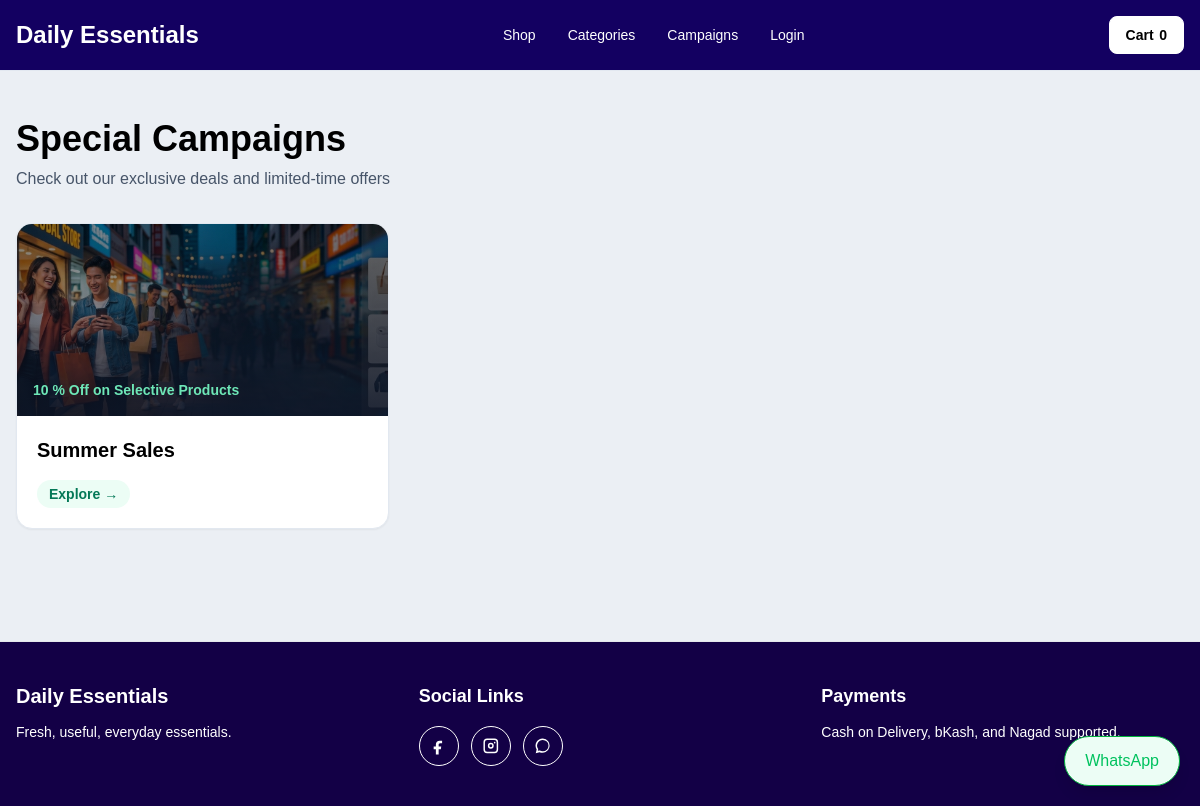
Page /campaigns/ on the committed database.
### settings_manager/models.py (models this page shows, shortened)
class SEOFields(models.Model):
    seo_title = models.CharField(max_length=160, blank=True)
    meta_description = models.TextField(blank=True)
    meta_keywords = models.CharField(max_length=255, blank=True)
    og_image = models.ImageField(upload_to="seo/", blank=True, null=True)
    class Meta:
        abstract = True

class SiteSettings(SEOFields):
    class FontFamily(models.TextChoices):
        INTER = "Inter, Arial, sans-serif", "Inter / Arial"
        POPPINS = "Poppins, Arial, sans-serif", "Poppins"
        ROBOTO = "Roboto, Arial, sans-serif", "Roboto"
        LATO = "Lato, Arial, sans-serif", "Lato"
        GEORGIA = "Georgia, serif", "Georgia"
        SYSTEM = "system-ui, sans-serif", "System UI"
    site_name = models.CharField(
        max_length=120,
        default="Daily Essentials"
    )
    font_family = models.CharField(
        max_length=120,
        choices=FontFamily.choices,
        default=FontFamily.POPPINS,
    )
    body_bg_color = models.CharField(
        max_length=7,
        default="#f8fafc"
    )
    body_text_color = models.CharField(
        max_length=7,
        default="#0f172a"
    )
    heading_color = models.CharField(
        max_length=7,
        default="#0f172a"
    )
    link_color = models.CharField(
        max_length=7,
        default="#047857"
    )
    link_hover_color = models.CharField(
        max_length=7,
        default="#065f46"
    )
    header_bg_color = models.CharField(
        max_length=7,
        default="#ffffff"
    )
    header_text_color = models.CharField(
        max_length=7,
        default="#0f172a"
    )
    header_nav_color = models.CharField(
        max_length=7,
        default="#0f172a"
    )
    header_nav_hover_color = models.CharField(
        max_length=7,
        default="#047857"
    )
    mobile_menu_icon_color = models.CharField(
        max_length=7,
        default="#0f172a"
    )
    header_cart_bg_color = models.CharField(
        max_length=7,
        default="#047857"
    )
    header_cart_text_color = models.CharField(
        max_length=7,
        default="#ffffff"
    )
    header_cart_hover_bg_color = models.CharField(
        max_length=7,
        default="#065f46"
    )
    body_button_bg_color = models.CharField(
        max_length=7,
        default="#047857"
    )
    body_button_text_color = models.CharField(
        max_length=7,
        default="#ffffff"
    )
    body_button_border_color = models.CharField(
        max_length=7,
        default="#047857"
    )
    body_button_hover_bg_color = models.CharField(
        max_length=7,
        default="#065f46"
    )
    body_button_hover_text_color = models.CharField(
        max_length=7,
        default="#ffffff"
    )
    banner_text_color = models.CharField(
        max_length=7,
        default="#ffffff"
    )
    banner_button_text_color = models.CharField(
        max_length=7,
        default="#ffffff"
    )
    footer_bg_color = models.CharField(
        max_length=7,
        default="#ffffff"
    )
    footer_heading_color = models.CharField(
        max_length=7,
        default="#0f172a"
    )
    footer_text_color = models.CharField(
        max_length=7,
        default="#475569"
    )
    footer_link_color = models.CharField(
        max_length=7,
        default="#047857"
    )
    footer_link_hover_color = models.CharField(
        max_length=7,
        default="#065f46"
    )
    footer_social_icon_color = models.CharField(
        max_length=7,
        default="#0f172a"
    )
    footer_social_icon_hover_bg = models.CharField(
        max_length=7,
        default="#047857"
    )
    footer_social_icon_hover_text = models.CharField(
        max_length=7,
        default="#ffffff"
    )
    show_product_shipping_info = models.BooleanField(
        default=True,
        help_text="Show shipping and returns information on product detail pages"
    )
    show_free_shipping_info = models.BooleanField(
        default=True,
        help_text="Show 'Free shipping' message"
    )
    show_cash_on_delivery_info = models.BooleanField(
        default=True,
        help_text="Show 'Cash on delivery' message"
    )
    show_easy_returns_info = models.BooleanField(
        default=True,
        help_text="Show 'Easy returns' message"
    )
    primary_color = models.CharField(
        max_length=7,
        default="#047857"
    )
    secondary_color = models.CharField(
        max_length=7,
        default="#0f172a"
    )
    accent_color = models.CharField(
        max_length=7,
        default="#e11d48"
    )
    facebook_pixel_id = models.CharField(
        max_length=80,
        blank=True
    )
    google_analytics_id = models.CharField(
        max_length=80,
        blank=True
    )
    custom_header_scripts = models.TextField(blank=True)
    custom_footer_scripts = models.TextField(blank=True)
    facebook_url = models.URLField(blank=True)
    instagram_url = models.URLField(blank=True)
    tiktok_url = models.URLField(blank=True)
    youtube_url = models.URLField(blank=True)
    whatsapp_number = models.CharField(
        max_length=32,
        blank=True
    )
    email_enabled = models.BooleanField(default=False)
    class Meta:
        verbose_name = "Site Settings"
        verbose_name_plural = "Site Settings"
    @classmethod
    def load(cls):
        obj, _ = cls.objects.get_or_create(pk=1)
        return obj

### campaigns/models.py (models this page shows, shortened)
class Campaign(SEOFields):
    title = models.CharField(max_length=160)
    slug = models.SlugField(unique=True)
    banner_image = models.ImageField(
        upload_to="campaigns/",
        blank=True,
        null=True,
        help_text="Recommended: JPG, PNG, or WebP. Use a wide campaign banner around 1920x700px.",
    )
    offer_text = models.CharField(max_length=220, blank=True)
    discount_percentage = models.PositiveIntegerField(
        default=0,
        validators=[MinValueValidator(0), MaxValueValidator(100)],
        help_text="Optional numeric discount badge shown on assigned product images. Example: enter 10 for 10% OFF.",
    )
    products = models.ManyToManyField(Product, blank=True, related_name="campaigns")
    is_active = models.BooleanField(default=True)
    starts_at = models.DateTimeField(blank=True, null=True)
    ends_at = models.DateTimeField(blank=True, null=True)
    created_at = models.DateTimeField(auto_now_add=True)
    class Meta:
        ordering = ["-created_at"]
    def get_absolute_url(self):
        return reverse("campaigns:detail", args=[self.slug])

### campaigns/views.py (the view)
# urls.py: path("", views.campaign_list, name="list"),
def campaign_list(request):
    campaigns = Campaign.objects.filter(is_active=True).prefetch_related("products")
    return render(request, "campaigns/campaign_list.html", {"campaigns": campaigns, "page_title": "Campaigns"})

### cart/cart.py (called while the page is built, shortened)
    def __iter__(self):
        product_ids = [item.get("product_id", key.split(":")[0]) for key, item in self.cart.items()]
        products = Product.objects.filter(id__in=product_ids)
        product_map = {str(product.id): product for product in products}

    def __len__(self):
        return sum(item["quantity"] for item in self.cart.values())

    def total(self):
        return sum((item["line_total"] for item in self), Decimal("0.00"))

### cart/context_processors.py (called while the page is built)
def cart_summary(request):
    cart = Cart(request)
    return {"cart_item_count": len(cart), "cart_total": cart.total()}

### templates/campaigns/campaign_list.html
{% extends "base.html" %}
{% block content %}
<section class="mx-auto max-w-7xl px-4 py-12">
  <div class="mb-8">
    <h1 class="text-4xl font-bold">Special Campaigns</h1>
    <p class="mt-2 text-slate-600">Check out our exclusive deals and limited-time offers</p>
  </div>
  <div class="grid gap-6 md:grid-cols-2 lg:grid-cols-3">
    {% for campaign in campaigns %}
      <a href="{{ campaign.get_absolute_url }}" class="group overflow-hidden rounded-2xl border border-slate-200 bg-white shadow-sm transition hover:shadow-lg hover:border-emerald-400">
        <div class="relative h-48 overflow-hidden bg-slate-100">
          {% if campaign.banner_image %}<img src="{{ campaign.banner_image.url }}" alt="{{ campaign.title }}" class="h-full w-full object-cover transition duration-300 group-hover:scale-110">{% endif %}
          <div class="absolute inset-0 bg-gradient-to-t from-slate-900/80 to-transparent"></div>
          <div class="absolute bottom-0 left-0 right-0 p-4 text-white">
            <p class="text-sm font-semibold text-emerald-300">{{ campaign.offer_text }}</p>
          </div>
        </div>
        <div class="p-5">
          <h2 class="text-xl font-bold text-slate-900">{{ campaign.title }}</h2>
          <div class="mt-4 inline-block rounded-full bg-emerald-50 px-3 py-1 text-sm font-semibold text-emerald-700">Explore →</div>
        </div>
      </a>
    {% empty %}
      <div class="col-span-full rounded-lg border border-slate-200 bg-slate-50 py-12 text-center">
        <p class="text-slate-600">No active campaigns at the moment. Check back soon!</p>
      </div>
    {% endfor %}
  </div>
</section>
{% endblock %}

### templates/base.html (shortened to what this page needs)
{% load static %}
<!doctype html>
<html lang="en">
<head>
  <script src="https://cdn.tailwindcss.com"></script>
  <link rel="stylesheet" href="{% static 'css/site.css' %}">
</head>
<body class="site-theme">
  <header class="site-navbar sticky top-0 z-50 border-b border-slate-200">
    <div class="mx-auto flex max-w-7xl items-center justify-between px-4 py-4">
      <a href="{% url 'home' %}" class="site-brand text-2xl font-bold">
        {{ site_settings.site_name }}
      </a>
      <nav class="hidden items-center gap-8 text-sm font-medium md:flex">
        <a href="{% url 'products:shop' %}" class="site-nav-link">
          Shop
        </a>
        <a href="{% url 'categories:list' %}" class="site-nav-link">
          Categories
        </a>
        <a href="{% url 'campaigns:list' %}" class="site-nav-link">
          Campaigns
        </a>
        {% if user.is_authenticated %}
          <a href="{% url 'customers:dashboard' %}" class="site-nav-link">
            My Account
          </a>
        {% else %}
          <a href="{% url 'customers:login' %}" class="site-nav-link">
            Login
          </a>
        {% endif %}
      </nav>
      <div class="flex items-center gap-3">
          <a href="{% url 'cart:detail' %}" class="site-cart-btn rounded-lg px-4 py-2 text-sm font-semibold transition">
              <span class="hidden sm:inline">Cart </span>
              <span class="font-bold">{{ cart_item_count }}</span>
          </a>
      </div>
    </div>
  </header>
  <main>
    {% block content %}
    {% endblock %}
  </main>
  <footer class="site-footer mt-16 border-t">
    <div class="mx-auto grid max-w-7xl gap-10 px-4 py-10 md:grid-cols-3">
      <div>
        <h2 class="site-footer-heading text-xl font-bold">
          {{ site_settings.site_name }}
        </h2>
        <p class="mt-3 text-sm">
          Fresh, useful, everyday essentials.
        </p>
      </div>
      <div>
        <h3 class="site-footer-heading text-lg font-semibold">
          Social Links
        </h3>
        <div class="mt-4 flex flex-wrap gap-3">
          {% if site_settings.facebook_url %}
            <a href="{{ site_settings.facebook_url }}"
              class="social-icon-link"
              aria-label="Facebook"
              target="_blank"
              rel="noopener">
              <svg viewBox="0 0 24 24" fill="currentColor" class="h-5 w-5">
                <path d="M14 8.5h2.5V5.2A17 17 0 0 0 13.3 5C10.1 5 8 6.9 8 10.3V13H5v3.7h3V24h3.8v-7.3h3l.5-3.7h-3.5v-2.3c0-1.1.3-2.2 2.2-2.2Z"/>
              </svg>
            </a>
          {% endif %}
          {% if site_settings.instagram_url %}
            <a href="{{ site_settings.instagram_url }}"
              class="social-icon-link"
              aria-label="Instagram"
              target="_blank"
              rel="noopener">
            </a>
          {% endif %}
          {% if site_settings.whatsapp_number %}
            <a href="https://wa.me/{{ site_settings.whatsapp_number }}"
              class="social-icon-link"
              aria-label="WhatsApp"
              target="_blank"
              rel="noopener">
              <svg viewBox="0 0 24 24" fill="currentColor" class="h-5 w-5">
                <path d="M12 2a9.8 9.8 0 0 0-8.4 14.9L2.4 22l5.2-1.2A9.8 9.8 0 1 0 12 2Zm0 2a7.8 7.8 0 0 1 0 15.6 7.7 7.7 0 0 1-4-1.1l-.4-.2-2.4.6.6-2.4-.3-.4A7.8 7.8 0 0 1 12 4Z"/>
              </svg>
            </a>
          {% endif %}
        </div>
      </div>
      <div>
        <h3 class="site-footer-heading text-lg font-semibold">
          Payments
        </h3>
        <p class="mt-3 text-sm">
          Cash on Delivery, bKash, and Nagad supported.
        </p>
      </div>
    </div>
  </footer>
  {% if site_settings.whatsapp_number %}
    <a href="https://wa.me/{{ site_settings.whatsapp_number }}"
       class="site-btn fixed bottom-5 right-5 z-50 rounded-full px-5 py-3 shadow-lg">
      WhatsApp
    </a>
  {% endif %}
</body>
</html>

### static/css/site.css (style rules this page uses)
*, *::before, *::after { box-sizing: border-box; }
html, body { width: 100%; overflow-x: hidden; margin: 0; padding: 0; }
img, svg, video, canvas, iframe { max-width: 100%; height: auto; }
.flex, .grid { min-width: 0; }
.site-theme { background: var(--site-body-bg); color: var(--site-body-text); font-family: var(--site-font-family); width: 100%; overflow-x: hidden; }
.site-theme h1, .site-theme h2, .site-theme h3, .site-theme h4, .site-theme h5, .site-theme h6 { color: var(--site-heading-color); }
.site-theme a { color: var(--site-link-color); transition: color 0.2s ease; text-decoration: none; }
.site-btn, .site-theme button, .site-theme input[type="submit"], .site-theme input[type="button"], .site-theme .btn { display: inline-flex; align-items: center; justify-content: center; background: var(--site-button-bg) !important; color: var(--site-button-text) !important; border: 1px solid var(--site-button-border); transition: all 0.25s ease; }
.site-navbar { background: var(--site-header-bg) !important; color: var(--site-header-text) !important; }
.site-brand { color: var(--site-header-text) !important; }
.site-nav-link { color: var(--site-header-nav) !important; transition: color 0.2s ease; }
.site-cart-btn { display: inline-flex; align-items: center; justify-content: center; gap: 0.35rem; background: var(--site-header-cart-bg) !important; color: var(--site-header-cart-text) !important; border: 1px solid var(--site-header-cart-bg); transition: all 0.25s ease; }
.site-cart-btn span, .site-cart-btn svg { color: var(--site-header-cart-text) !important; }
.site-footer { background: var(--site-footer-bg) !important; color: var(--site-footer-text) !important; }
.site-footer h2, .site-footer h3, .site-footer h4 { color: var(--site-footer-heading) !important; }
.site-footer a { color: var(--site-footer-link) !important; }
.social-icon-link { display: inline-flex; align-items: center; justify-content: center; width: 2.5rem; height: 2.5rem; border-radius: 999px; border: 1px solid var(--site-footer-social); color: var(--site-footer-social); transition: all 0.25s ease; }
.social-icon-link svg { width: 1.1rem; height: 1.1rem; fill: currentColor; }
@media (prefers-reduced-motion: no-preference) { html { scroll-behavior: smooth; } }

### rows in the picture
SiteSettings: site_name "Daily Essentials"
Campaign: banner_image (picture), offer_text "10 % Off on Selective Products", title "Summer Sales"

### other values in the picture
{{ cart_item_count }} "0"
